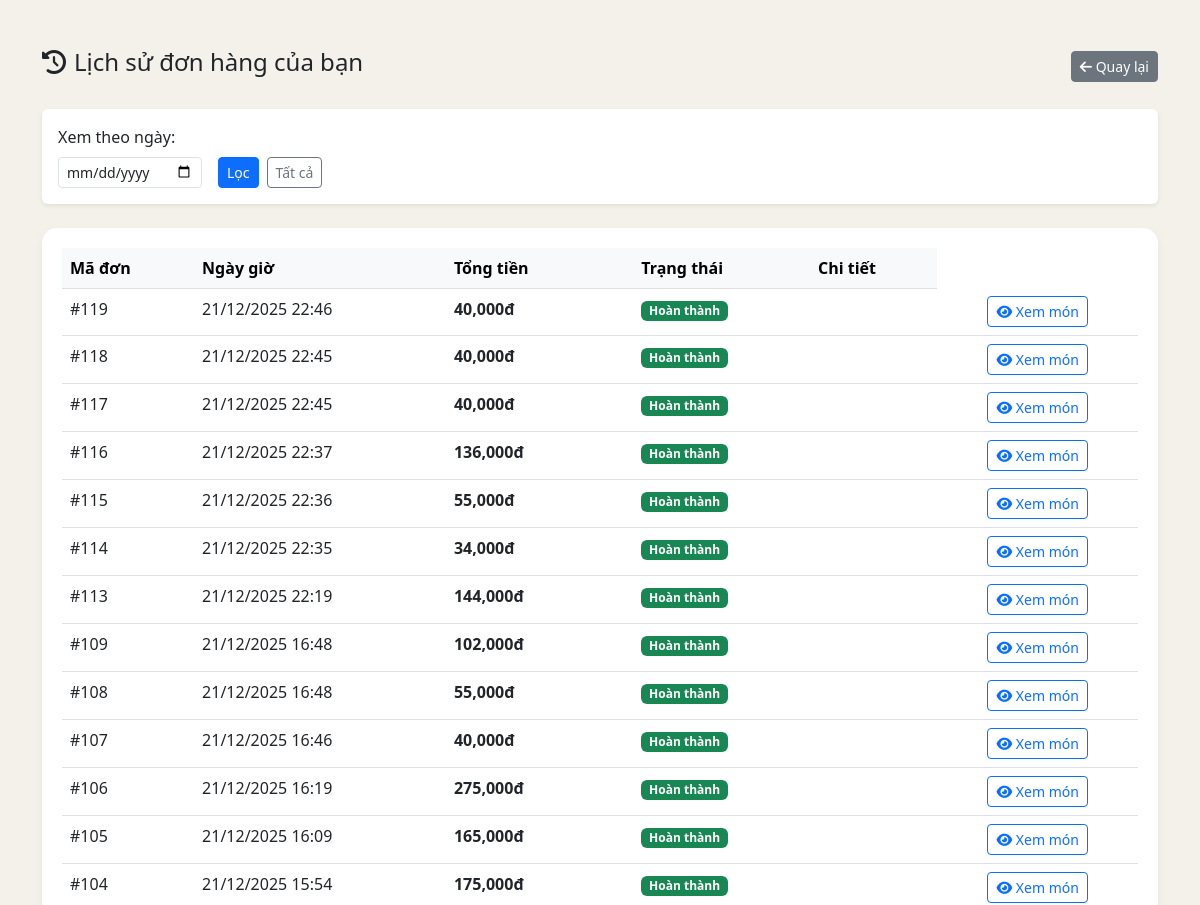
Before: /pos/history.php (signed in, upper part) with the older database file.
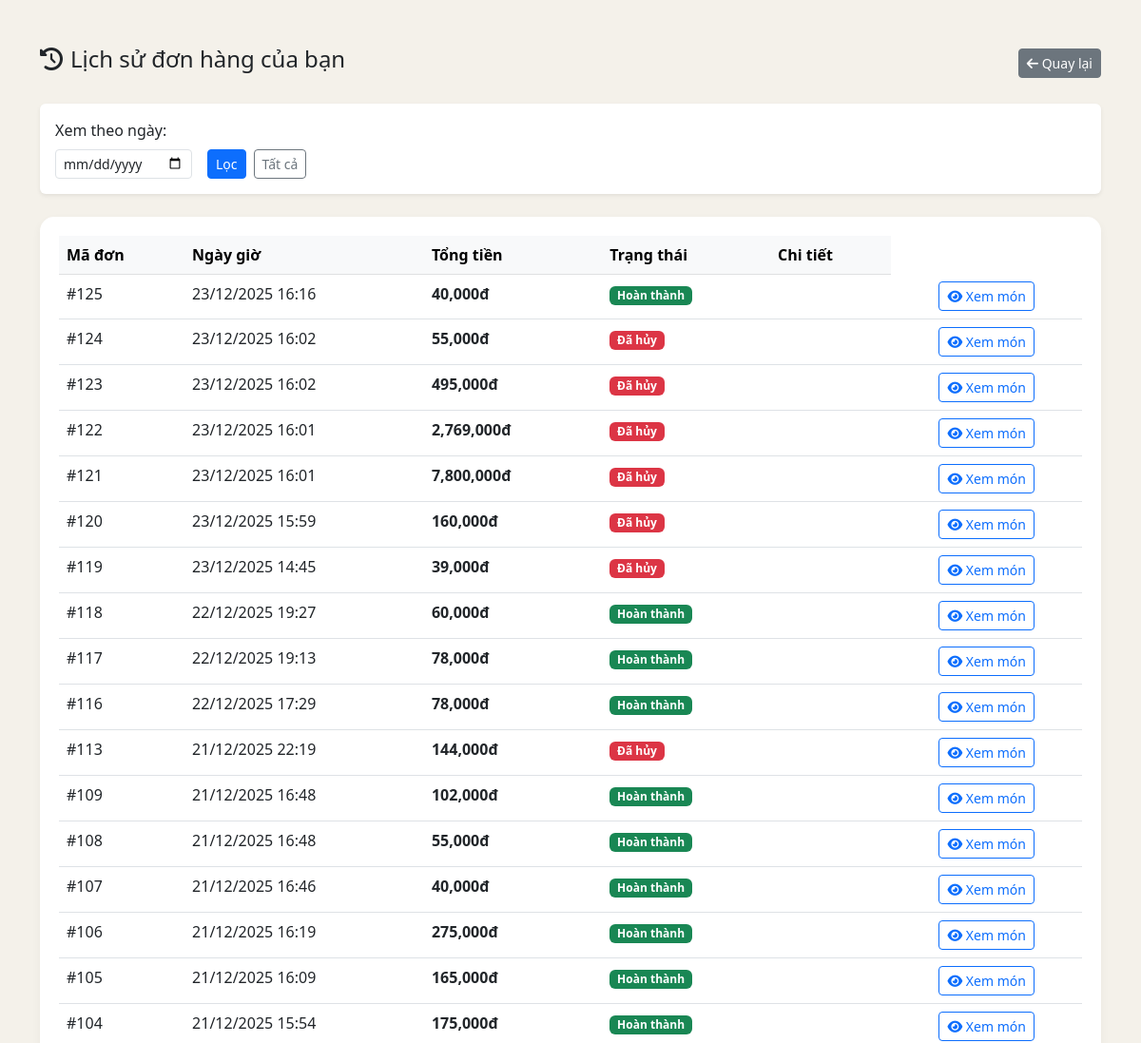
After: the same page with the newer database file.
### tables this page shows
CREATE TABLE `orders` (
  `id` int(11) NOT NULL,
  `user_id` int(11) NOT NULL DEFAULT 1,
  `order_date` datetime NOT NULL DEFAULT current_timestamp(),
  `total_price` int(11) NOT NULL,
  `payment_method` varchar(50) DEFAULT 'cash' COMMENT 'cash hoặc transfer',
  `status` varchar(255) NOT NULL DEFAULT 'not_paid',
  `session_id` int(11) DEFAULT NULL,
  `voucher_code` varchar(50) DEFAULT NULL,
  `discount_percent` decimal(5,2) DEFAULT 0.00,
  `final_amount` decimal(10,2) DEFAULT 0.00
);

### pos/history.php (the view, shortened to what this page needs)
<?php
global $mysqli;
$user_id = $_SESSION['user_id'];
$filter_date = isset($_GET['date']) ? $_GET['date'] : '';
$where_clause = "WHERE user_id = $user_id";
$query = "SELECT * FROM orders $where_clause ORDER BY order_date DESC";
$result = $mysqli->query($query);
?>
<!DOCTYPE html>
<html lang="vi">
<head>
    <link href="https://cdn.jsdelivr.net/npm/bootstrap@5.3.0/dist/css/bootstrap.min.css" rel="stylesheet">
    <link rel="stylesheet" href="https://cdnjs.cloudflare.com/ajax/libs/font-awesome/6.4.0/css/all.min.css">
</head>
<body>
<div class="container py-5">
    <div class="d-flex justify-content-between align-items-center mb-4">
        <h4><i class="fa-solid fa-clock-rotate-left me-2"></i>Lịch sử đơn hàng của bạn</h4>
        <a href="index.php" class="btn btn-secondary btn-sm"><i class="fa-solid fa-arrow-left"></i> Quay lại</a>
    </div>
    <div class="card mb-4 border-0 shadow-sm">
        <div class="card-body">
            <form class="row g-3" method="GET">
                <div class="col-auto">
                    <label class="form-label">Xem theo ngày:</label>
                    <input type="date" name="date" class="form-control form-control-sm" value="<?= $filter_date ?>">
                </div>
                <div class="col-auto d-flex align-items-end">
                    <button type="submit" class="btn btn-primary btn-sm me-2">Lọc</button>
                    <a href="history.php" class="btn btn-outline-secondary btn-sm">Tất cả</a>
                </div>
            </form>
        </div>
    </div>
    <div class="table-container">
        <table class="table table-hover">
            <thead class="table-light">
                <tr>
                    <th>Mã đơn</th>
                    <th>Ngày giờ</th>
                    <th>Tổng tiền</th>
                    <th>Trạng thái</th>
                    <th>Chi tiết</th>
                </tr>
            </thead>
            <tbody>
                <?php if ($result->num_rows > 0): ?>
                    <?php while($row = $result->fetch_assoc()): ?>
                    <tr>
                        <td>#<?= $row['id'] ?></td>
                        <td><?= date('d/m/Y H:i', strtotime($row['order_date'])) ?></td>
                        <td class="fw-bold"><?= number_format($row['total_price']) ?>đ</td>
                        <td>
                            <?php
                            switch ($row['status']) {
                                case 'not_paid':
                                    echo '<span class="badge bg-warning text-dark">Chờ xử lý</span>';
                                    break;
                                case 'paid':
                                    echo '<span class="badge bg-success">Hoàn thành</span>';
                                    break;
                                case 'canceled':
                                    echo '<span class="badge bg-danger">Đã hủy</span>';
                                    break;
                            }
                            ?>
                        <td>
                            <td class="text-center">
    <button class="btn btn-sm btn-outline-primary btn-view-detail"
            data-id="<?= $row['id'] ?>">
        <i class="fa-solid fa-eye"></i> Xem món
    </button>
</td>
                        </td>
                    </tr>
                    <?php endwhile; ?>
                <?php else: ?>
                    <tr><td colspan="5" class="text-center text-muted">Bạn chưa có đơn hàng nào trong ngày này.</td></tr>
                <?php endif; ?>
            </tbody>
        </table>
    </div>
</div>
</body>
</html>

Changed rows visible on the page:
removed orders: id "115", order_date "21/12/2025 22:36", total_price "55,000", status "Hoàn thành"
removed orders: id "114", order_date "21/12/2025 22:35", total_price "34,000", status "Hoàn thành"
added orders: id "125", order_date "23/12/2025 16:16", total_price "40,000", status "Hoàn thành"
added orders: id "124", order_date "23/12/2025 16:02", total_price "55,000", status "Đã hủy"
added orders: id "123", order_date "23/12/2025 16:02", total_price "495,000", status "Đã hủy"
added orders: id "122", order_date "23/12/2025 16:01", total_price "2,769,000", status "Đã hủy"
added orders: id "121", order_date "23/12/2025 16:01", total_price "7,800,000", status "Đã hủy"
added orders: id "120", order_date "23/12/2025 15:59", total_price "160,000", status "Đã hủy"
changed orders id 119: order_date "21/12/2025 22:46" → "23/12/2025 14:45"; total_price "40,000" → "39,000"; status "Hoàn thành" → "Đã hủy"
changed orders id 118: order_date "21/12/2025 22:45" → "22/12/2025 19:27"; total_price "40,000" → "60,000"
changed orders id 117: order_date "21/12/2025 22:45" → "22/12/2025 19:13"; total_price "40,000" → "78,000"
changed orders id 116: order_date "21/12/2025 22:37" → "22/12/2025 17:29"; total_price "136,000" → "78,000"
changed orders id 113: status "Hoàn thành" → "Đã hủy"
